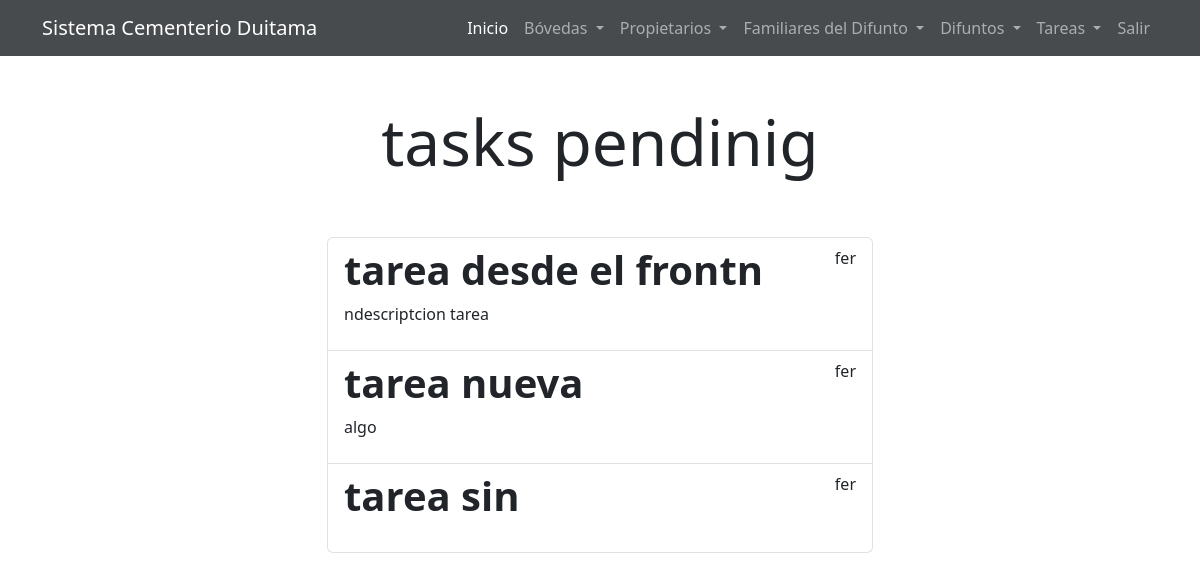
/tasks/ (signed in), run on an earlier commit of the app's database.
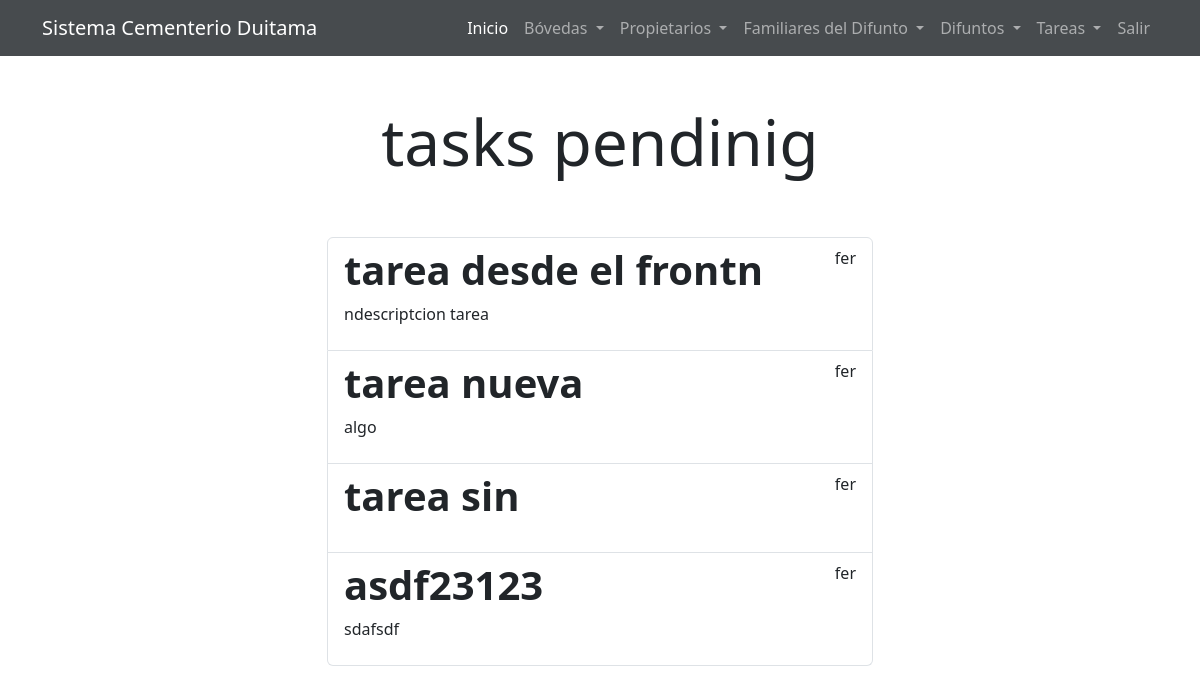
And on a later commit of the database.
### tasks/models.py (models this page shows, shortened)
class Task(models.Model):
    title = models.CharField(max_length=100)
    description = models.TextField(blank=True)
    created = models.DateTimeField(auto_now_add=True)
    datecompleted = models.DateTimeField(null=True, blank=True)
    important = models.BooleanField(default=False)
    user = models.ForeignKey(User, on_delete=models.CASCADE)

### tasks/views.py (the view)
# urls.py: path('tasks/', views.tasks, name='tasks'),
@login_required
def tasks(request):
    tasks = Task.objects.filter(user=request.user, datecompleted__isnull=True)
    return render(request, 'tasks.html', {'tasks': tasks})

### tasks/templates/tasks.html (shortened to what this page needs)
{% extends 'base.html' %}
{% block content %}
<main class="container">
    <div class="row">
        <div class="col-md-6 offset-md-3">
            <h1 class="text-center display-3 py-5">tasks pendinig</h1>
            <ul class="list-group">
                {% for task in tasks %}
                <a href="{% url 'task_detail' task.id %}" class="list-group-item">
                    <header class="d-flex justify-content-between">
                        {% if task.important %}
                        <h1 class="fw-bold text-succes">{{task.title}}</h1>
                        {% else %}
                        <h1 class="fw-bold">{{task.title}}</h1>
                        {% endif %}
                        <p>{{task.user.username}}</p>
                    </header>
                    <p>{{task.description}}</p>
                </a>
                {% endfor %}
            </ul>
        </div>
    </div>
</main>
{% endblock %}

What changed in the data, as far as the page shows it:
added Task: title "asdf23123", user.username "fer", description "sdafsdf"
